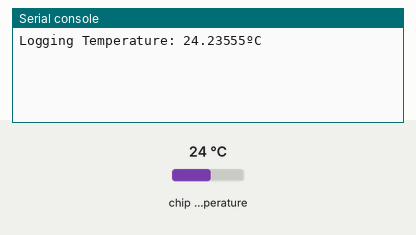
Simulated run of this program. Board: Raspberry Pi Pico running MicroPython. Shown: the last lines printed to the serial console. Inputs (shaded band) come from the test bench; at power-on: chip temperature 24 °C. Files the program writes start out absent.

Above: at 1.2 s.
1.3 s: chip temperature set to 1 °C
At 3.3 s:
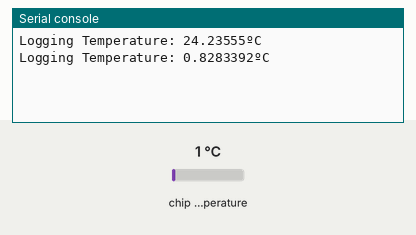
4.0 s: chip temperature set to 11 °C
At 4.8 s:
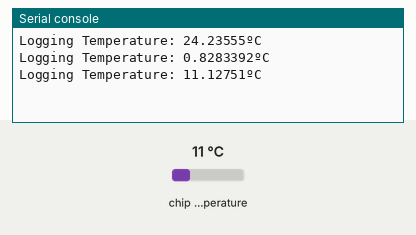
Timing chart, 0 to 7.0 s (numbered marks = the images above; inputs shaded):
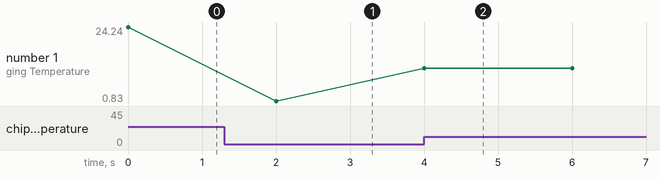

Measured:
- after the input at 1.3 s, the serial console: prints a new line after 0.70 s (image 1)
- after the input at 4.0 s, the serial console: prints a new line at once (image 2)
- plotted number 1: 24.24 → 0.83 after the input at 1.3 s, 0.83 → 11.13 after the input at 4.0 s

The program:

log_temp.py
```python
#
# Log Temperature in a file
# From Raspberry Pi Pico.
#
import machine
import utime
"""
Read the Pico internal temperature sensor
Log data into a file.
"""

# Identify the sensor
temp_sensor = machine.ADC(4)    # machine.ADC_CORE_TEMP)

CONVERSION_FACTOR = 3.3 / 65535


def read_temperature(sensor: ADC) -> float:
    reading = sensor.read_u16() * CONVERSION_FACTOR
    temperature = 27 - (reading - 0.706) / 0.001721
    return temperature


log_file = open("temperature.txt", "w")
keep_logging = True
while keep_logging:
    try:
        temperature = read_temperature(temp_sensor)
        print("Logging Temperature: {}\272C".format(temperature))
        log_file.write(str(temperature) + "\n")
        log_file.flush()
        utime.sleep(2)
    except KeyboardInterrupt:
        print("\n\t\tUser interrupted, exiting.")
        keep_logging = False

log_file.close()
print("See file temperature.txt")
```
